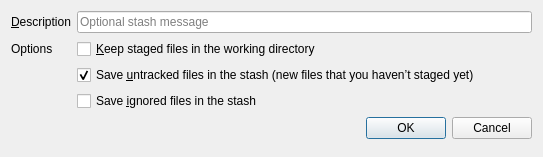
<?xml version="1.0" encoding="UTF-8"?>
<ui version="4.0">
 <class>StashDialog_Legacy</class>
 <widget class="QDialog" name="StashDialog_Legacy">
  <property name="windowModality">
   <enum>Qt::NonModal</enum>
  </property>
  <property name="enabled">
   <bool>true</bool>
  </property>
  <property name="geometry">
   <rect>
    <x>0</x>
    <y>0</y>
    <width>543</width>
    <height>157</height>
   </rect>
  </property>
  <property name="sizePolicy">
   <sizepolicy hsizetype="Preferred" vsizetype="Preferred">
    <horstretch>0</horstretch>
    <verstretch>0</verstretch>
   </sizepolicy>
  </property>
  <property name="windowTitle">
   <string>New stash</string>
  </property>
  <property name="sizeGripEnabled">
   <bool>false</bool>
  </property>
  <property name="modal">
   <bool>true</bool>
  </property>
  <layout class="QFormLayout" name="formLayout">
   <property name="fieldGrowthPolicy">
    <enum>QFormLayout::ExpandingFieldsGrow</enum>
   </property>
   <item row="0" column="0">
    <widget class="QLabel" name="messageLabel">
     <property name="text">
      <string>&amp;Description</string>
     </property>
     <property name="buddy">
      <cstring>messageEdit</cstring>
     </property>
    </widget>
   </item>
   <item row="0" column="1">
    <widget class="QLineEdit" name="messageEdit">
     <property name="text">
      <string/>
     </property>
     <property name="placeholderText">
      <string>Optional stash message</string>
     </property>
    </widget>
   </item>
   <item row="1" column="0">
    <widget class="QLabel" name="optionsLabel">
     <property name="text">
      <string>Options</string>
     </property>
    </widget>
   </item>
   <item row="1" column="1">
    <widget class="QCheckBox" name="keepIndexCheckBox">
     <property name="toolTip">
      <string>Tick this to leave all staged changes (already added to the index) intact in the working directory after stashing. They will be saved in the stash regardless.</string>
     </property>
     <property name="text">
      <string>&amp;Keep staged files in the working directory</string>
     </property>
    </widget>
   </item>
   <item row="2" column="1">
    <widget class="QCheckBox" name="includeUntrackedCheckBox">
     <property name="toolTip">
      <string>All untracked files will also be stashed and then cleaned up from the working directory.</string>
     </property>
     <property name="text">
      <string>Save &amp;untracked files in the stash (new files that you haven’t staged yet)</string>
     </property>
     <property name="checked">
      <bool>true</bool>
     </property>
    </widget>
   </item>
   <item row="3" column="1">
    <widget class="QCheckBox" name="includeIgnoredCheckBox">
     <property name="toolTip">
      <string>All ignored files will also be stashed and then cleaned up from the working directory.</string>
     </property>
     <property name="text">
      <string>Save &amp;ignored files in the stash</string>
     </property>
    </widget>
   </item>
   <item row="4" column="1">
    <widget class="QDialogButtonBox" name="buttonBox">
     <property name="orientation">
      <enum>Qt::Horizontal</enum>
     </property>
     <property name="standardButtons">
      <set>QDialogButtonBox::Cancel|QDialogButtonBox::Ok</set>
     </property>
     <property name="centerButtons">
      <bool>false</bool>
     </property>
    </widget>
   </item>
  </layout>
 </widget>
 <resources/>
 <connections>
  <connection>
   <sender>buttonBox</sender>
   <signal>rejected()</signal>
   <receiver>StashDialog_Legacy</receiver>
   <slot>reject()</slot>
   <hints>
    <hint type="sourcelabel">
     <x>232</x>
     <y>149</y>
    </hint>
    <hint type="destinationlabel">
     <x>286</x>
     <y>156</y>
    </hint>
   </hints>
  </connection>
  <connection>
   <sender>buttonBox</sender>
   <signal>accepted()</signal>
   <receiver>StashDialog_Legacy</receiver>
   <slot>accept()</slot>
   <hints>
    <hint type="sourcelabel">
     <x>396</x>
     <y>149</y>
    </hint>
    <hint type="destinationlabel">
     <x>364</x>
     <y>71</y>
    </hint>
   </hints>
  </connection>
 </connections>
</ui>
